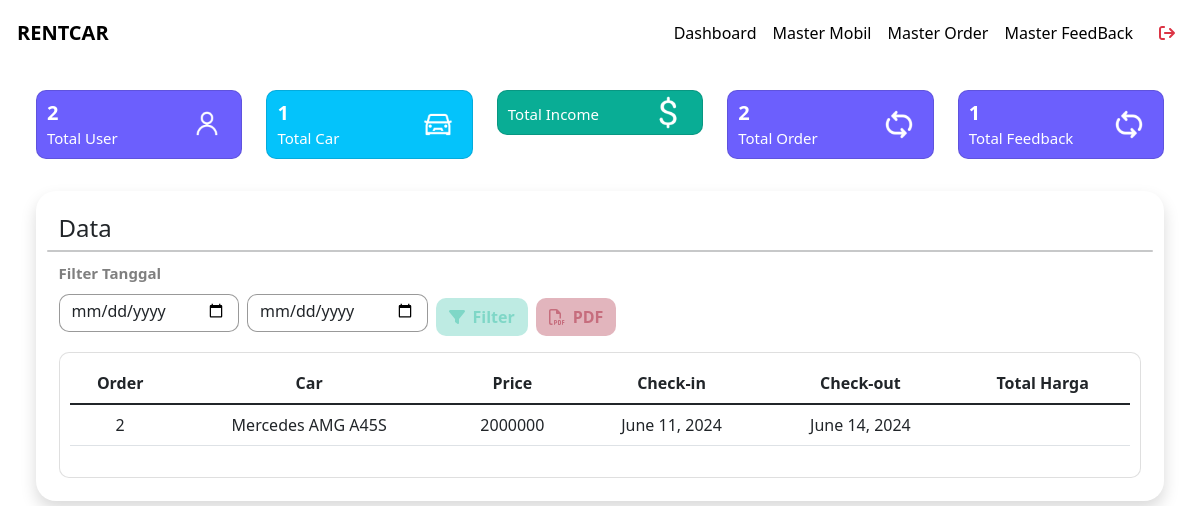
The app's page /dashboard/ (signed in), older data.
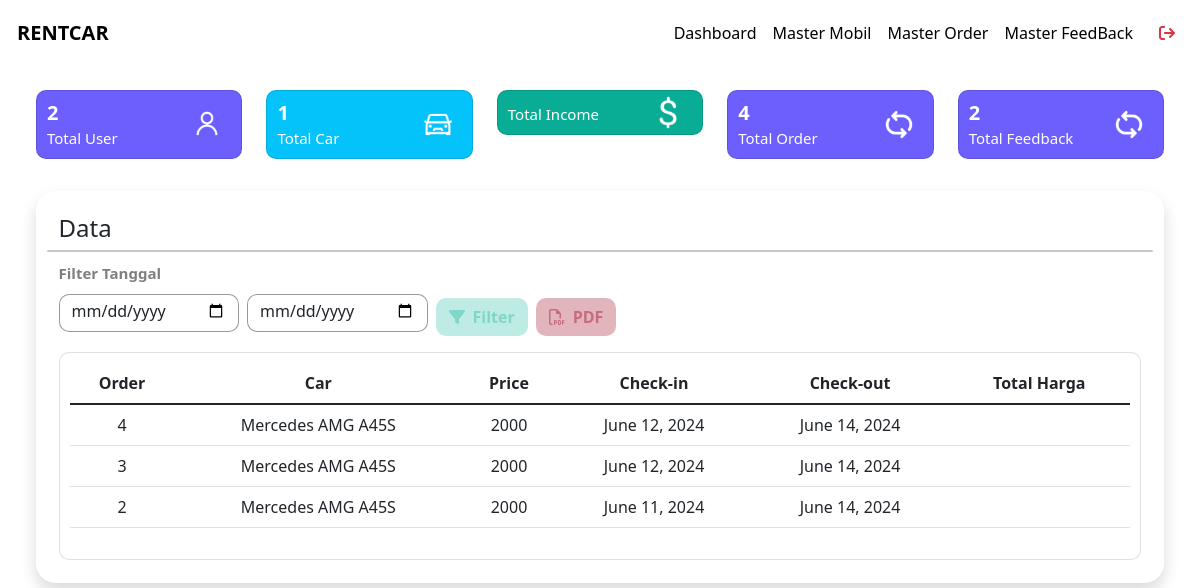
The same page, newer data.
### pesanan/models.py (models this page shows, shortened)
class Order(models.Model):
    id_user = models.ForeignKey(User, on_delete=models.CASCADE)
    start_date = models.DateField()
    end_date = models.DateField()
    grand_total = models.BigIntegerField()
    STATUS_CHOICES = (
        ("Belum Terkonfirmasi", "Belum Terkonfirmasi"),
        ("Terkonfirmasi", "Terkonfirmasi"),
        ("Dikirim", "Dikirim"),
    )
    status = models.CharField(max_length=20, choices=STATUS_CHOICES)
    payment_receipt_image_path = models.ImageField(upload_to="images/")
    photo_kk = models.ImageField(upload_to="images/")
    photo_ktp = models.ImageField(upload_to="images/")
    telephone = models.IntegerField()
    address = models.TextField()
    created_at = models.DateField(auto_now_add=True)
    updated_at = models.DateTimeField(auto_now=True)
    fine = models.BigIntegerField(default=0)

class OrderItem(models.Model):
    id_order = models.ForeignKey(Order, on_delete=models.CASCADE)
    id_mobils = models.ForeignKey(Mobils, on_delete=models.CASCADE)
    quantity = models.IntegerField()
    created_at = models.DateField(auto_now_add=True)
    updated_at = models.DateTimeField(auto_now=True)

### mobil/models.py (models this page shows, shortened)
class Mobils(models.Model):
    TRANSMISSION = [
        ('Manual', 'Manual'),
        ('Automatic', 'Automatic'),
    ]
    TYPE_CAR = [
        ('Convertible','Convertible'),
        ('Coupe','Coupe'),
        ('Sedan','Sedan'),
        ('Hatchback','Hatchback'),
        ('SUV','SUV'),
        ('MPV','MPV'),
    ]
    name = models.CharField(max_length=100)
    stock = models.PositiveIntegerField()
    image1 = models.ImageField(upload_to="images/")
    image2 = models.ImageField(upload_to="images/")
    image3 = models.ImageField(upload_to="images/")
    pricePerDay = models.IntegerField()
    transmission = models.CharField(max_length=10, choices=TRANSMISSION)
    typeCar = models.CharField(max_length=20, choices=TYPE_CAR)
    description = models.CharField(max_length=150)
    seat = models.CharField(max_length=10)
    created_at = models.DateTimeField(auto_now_add=True)
    updated_at = models.DateTimeField(auto_now=True)

### RentalMobil/views.py (the view)
# urls.py: path('dashboard/', views.dashboard, name="dashboard"),
def dashboard(request):
    if not request.user.is_superuser:
        return redirect("user:loginAdmin")
    order_items = Order.objects.all().prefetch_related('orderitem_set__id_mobils').order_by('-updated_at')
    start_date = request.GET.get('start_date')
    end_date = request.GET.get('end_date')
    if start_date and end_date:
        order_items = order_items.filter(start_date__gte=start_date, end_date__lte=end_date)
    mobils_count = Mobils.objects.count()
    order_count = Order.objects.count()
    return_order_count = TestimonialRating.objects.count()
    user_count = User.objects.filter(is_superuser=False).count()
    grand_total_count = Order.objects.aggregate(total=Sum('grand_total'))['total'] or 0
    grand_fine_count = Order.objects.aggregate(total=Sum('fine'))['total'] or 0
    income_count = grand_total_count + grand_fine_count
    income_counts = currency(income_count)
    for order in order_items:
        order.grand_total = currency(order.grand_total)
    context = {
        'order_items': order_items,
        'mobils_count': mobils_count,
        'order_count': order_count,
        'user_count': user_count,
        'return_order_count': return_order_count,
        'income_count': income_counts,
        'start_date': start_date,  # Mengirimkan nilai start_date ke template
        'end_date': end_date,      # Mengirimkan nilai end_date ke template
    }
    return render(request, 'admin/dashboard.html', context)

### utils/currency.py (called while the page is built)
def currency(amount):
    try:
        amount = Decimal(amount)
        return format_currency(amount, 'IDR', locale='id_ID')
    except (InvalidOperation, TypeError, ValueError):
        return "Invalid amount"

### templates/admin/dashboard.html (shortened to what the changed rows need)
{% extends '../base.html' %}
{% load static %}
{% block headers %}
<link href="{% static 'css/admin/dashboard.css' %}" rel="stylesheet" type="text/css">
{% endblock headers %}
{% block contents %}
<div class="wrapper">
    <div class="row my-4">
        <div class="col mb-2">
            <div class="card" style="background: #6C5FFD; color: white;" width="19rem">
                <div class="d-flex align-items-center">
                    <div class="card-body col-8">
                        <h5 class="card-title">{{ order_count }}</h5>
                        <p class="card-text">Total Order</p>
                    </div>
                </div>
            </div>
        </div>
        <div class="col mb-2">
            <div class="card" style="background: #6C5FFD; color: white;" width="19rem">
                <div class="d-flex align-items-center">
                    <div class="card-body col-8">
                        <h5 class="card-title">{{ return_order_count }}</h5>
                        <p class="card-text">Total Feedback</p>
                    </div>
                </div>
            </div>
        </div>
    </div>
    <div class="tabel shadow">
        <div class="row">
            <div class="col-12 col-xl-12 mb-4 mb-lg-0">
                <div class="card">
                    <div class="card-body">
                        <div class="table-responsive">
                            <table class="table">
                                <thead>
                                    <tr>
                                        <th class="text-center">Order</th>
                                        <th class="text-center">Car</th>
                                        <th class="text-center">Price</th>
                                        <th class="text-center">Check-in</th>
                                        <th class="text-center">Check-out</th>
                                        <th class="text-center">Total Harga</th>
                                    </tr>
                                </thead>
                                <tbody>
                                    {% if order_items %}
                                    {% for order in order_items %}
                                        {% for item in order.orderitem_set.all %}
                                        <tr>
                                            <td class="text-center">{{ order.id }}</td>
                                            <td class="text-center">{{ item.id_mobils.name }}</td>
                                            <td class="text-center">{{ item.id_mobils.pricePerDay }}</td>
                                            <td class="text-center">{{ order.start_date }}</td>
                                            <td class="text-center">{{ order.end_date }}</td>
                                            <td class="text-center">{{ order.grand_total }}</td>
                                        </tr>
                                        {% endfor %}
                                    {% endfor %}
                                    {% else %}
                                    <tr>
                                        <td class="text-center" colspan="6">Tidak ditemukan</td>
                                    </tr>
                                    {% endif %}
                                </tbody>
                            </table>
                        </div>
                    </div>
                </div>
            </div>
        </div>
    </div>
</div>
{% endblock contents %}

Row changes from the older to the newer data that the page shows:
added Order: id "4", start_date "June 12, 2024", end_date "June 14, 2024"
added OrderItem: id_mobils.name "Mercedes AMG A45S", id_mobils.pricePerDay "2000"
added Order: id "3", start_date "June 12, 2024", end_date "June 14, 2024"
added OrderItem: id_mobils.name "Mercedes AMG A45S", id_mobils.pricePerDay "2000"
changed through a linked row, OrderItem (number 3 of 3 on the later page): id_mobils.pricePerDay "2000000" → "2000"
Text that changed along with them:
{{ order_count }}: "2" → "4"
{{ return_order_count }}: "1" → "2"
